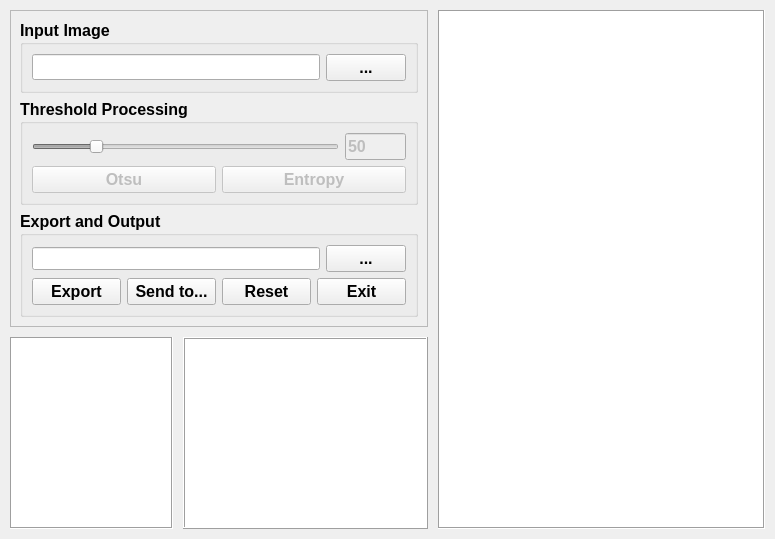
      <widget class="QWidget" name="tab_threshold">
       <attribute name="title">
        <string>Threshold</string>
       </attribute>
       <layout class="QGridLayout" name="tab_threshold_layout" rowstretch="1,1" columnstretch="2,3,4">
        <property name="leftMargin">
         <number>10</number>
        </property>
        <property name="topMargin">
         <number>10</number>
        </property>
        <property name="rightMargin">
         <number>10</number>
        </property>
        <property name="bottomMargin">
         <number>10</number>
        </property>
        <property name="spacing">
         <number>10</number>
        </property>
        <item row="0" column="0" colspan="2">
         <widget class="QFrame" name="frame">
          <property name="frameShape">
           <enum>QFrame::StyledPanel</enum>
          </property>
          <property name="frameShadow">
           <enum>QFrame::Raised</enum>
          </property>
          <layout class="QVBoxLayout" name="verticalLayout_3">
           <item>
            <widget class="QGroupBox" name="groupBox">
             <property name="font">
              <font>
               <pointsize>12</pointsize>
               <weight>75</weight>
               <bold>true</bold>
              </font>
             </property>
             <property name="title">
              <string>Input Image</string>
             </property>
             <layout class="QHBoxLayout" name="horizontalLayout_6">
              <item>
               <layout class="QHBoxLayout" name="horizontalLayout_5">
                <item>
                 <widget class="QLineEdit" name="line_edit_input_path">
                  <property name="font">
                   <font>
                    <pointsize>11</pointsize>
                    <weight>50</weight>
                    <bold>false</bold>
                   </font>
                  </property>
                  <property name="toolTip">
                   <string>Input image path.</string>
                  </property>
                  <property name="toolTipDuration">
                   <number>1000</number>
                  </property>
                  <property name="statusTip">
                   <string>Input image path.</string>
                  </property>
                  <property name="readOnly">
                   <bool>true</bool>
                  </property>
                 </widget>
                </item>
                <item>
                 <widget class="QPushButton" name="pushbutton_input_path_browser">
                  <property name="toolTip">
                   <string>Choose input image path.</string>
                  </property>
                  <property name="toolTipDuration">
                   <number>1000</number>
                  </property>
                  <property name="statusTip">
                   <string>Choose Input image path.</string>
                  </property>
                  <property name="text">
                   <string>...</string>
                  </property>
                 </widget>
                </item>
               </layout>
              </item>
             </layout>
            </widget>
           </item>
           <item>
            <widget class="QGroupBox" name="groupBox_2">
             <property name="font">
              <font>
               <pointsize>12</pointsize>
               <weight>75</weight>
               <bold>true</bold>
              </font>
             </property>
             <property name="title">
              <string>Threshold Processing</string>
             </property>
             <layout class="QVBoxLayout" name="verticalLayout">
              <item>
               <layout class="QHBoxLayout" name="horizontalLayout_4" stretch="5,1">
                <item>
                 <widget class="QSlider" name="slider_threshold">
                  <property name="enabled">
                   <bool>false</bool>
                  </property>
                  <property name="maximum">
                   <number>255</number>
                  </property>
                  <property name="value">
                   <number>50</number>
                  </property>
                  <property name="orientation">
                   <enum>Qt::Horizontal</enum>
                  </property>
                 </widget>
                </item>
                <item>
                 <widget class="QLineEdit" name="line_edit_threshold">
                  <property name="enabled">
                   <bool>false</bool>
                  </property>
                  <property name="text">
                   <string>50</string>
                  </property>
                 </widget>
                </item>
               </layout>
              </item>
              <item>
               <layout class="QHBoxLayout" name="horizontalLayout_3">
                <item>
                 <widget class="QPushButton" name="pushbutton_otsu">
                  <property name="enabled">
                   <bool>false</bool>
                  </property>
                  <property name="text">
                   <string>Otsu</string>
                  </property>
                 </widget>
                </item>
                <item>
                 <widget class="QPushButton" name="pushbutton_entropy">
                  <property name="enabled">
                   <bool>false</bool>
                  </property>
                  <property name="text">
                   <string>Entropy</string>
                  </property>
                 </widget>
                </item>
               </layout>
              </item>
             </layout>
            </widget>
           </item>
           <item>
            <widget class="QGroupBox" name="groupBox_3">
             <property name="font">
              <font>
               <pointsize>12</pointsize>
               <weight>75</weight>
               <bold>true</bold>
              </font>
             </property>
             <property name="title">
              <string>Export and Output</string>
             </property>
             <layout class="QVBoxLayout" name="verticalLayout_2">
              <item>
               <layout class="QHBoxLayout" name="horizontalLayout_2" stretch="0,0">
                <item>
                 <widget class="QLineEdit" name="line_edit_export_path">
                  <property name="font">
                   <font>
                    <pointsize>10</pointsize>
                    <weight>50</weight>
                    <bold>false</bold>
                   </font>
                  </property>
                  <property name="toolTip">
                   <string>Export image path.</string>
                  </property>
                  <property name="toolTipDuration">
                   <number>1000</number>
                  </property>
                  <property name="statusTip">
                   <string>Export image path.</string>
                  </property>
                  <property name="readOnly">
                   <bool>true</bool>
                  </property>
                 </widget>
                </item>
                <item>
                 <widget class="QPushButton" name="pushbutton_export_path_browser">
                  <property name="enabled">
                   <bool>true</bool>
                  </property>
                  <property name="toolTip">
                   <string>Choose export image path.</string>
                  </property>
                  <property name="toolTipDuration">
                   <number>1000</number>
                  </property>
                  <property name="statusTip">
                   <string>Choose export image path.</string>
                  </property>
                  <property name="text">
                   <string>...</string>
                  </property>
                 </widget>
                </item>
               </layout>
              </item>
              <item>
               <layout class="QHBoxLayout" name="horizontalLayout">
                <item>
                 <widget class="QPushButton" name="pushbutton_export">
                  <property name="enabled">
                   <bool>true</bool>
                  </property>
                  <property name="text">
                   <string>Export</string>
                  </property>
                 </widget>
                </item>
                <item>
                 <widget class="QPushButton" name="pushbutton_sendto1">
                  <property name="text">
                   <string>Send to...</string>
                  </property>
                 </widget>
                </item>
                <item>
                 <widget class="QPushButton" name="pushbutton_reset">
                  <property name="text">
                   <string>Reset</string>
                  </property>
                 </widget>
                </item>
                <item>
                 <widget class="QPushButton" name="pushbutton_exit">
                  <property name="text">
                   <string>Exit</string>
                  </property>
                 </widget>
                </item>
               </layout>
              </item>
             </layout>
            </widget>
           </item>
          </layout>
         </widget>
        </item>
        <item row="1" column="0">
         <widget class="QGraphicsView" name="graphics_view_source_image">
          <property name="whatsThis">
           <string>&lt;html&gt;&lt;head/&gt;&lt;body&gt;&lt;p&gt;Source image&lt;/p&gt;&lt;/body&gt;&lt;/html&gt;</string>
          </property>
          <property name="frameShape">
           <enum>QFrame::Box</enum>
          </property>
          <property name="lineWidth">
           <number>1</number>
          </property>
         </widget>
        </item>
        <item row="1" column="1">
         <widget class="QChartView" name="graphics_view_histgram">
          <property name="sizePolicy">
           <sizepolicy hsizetype="Ignored" vsizetype="Ignored">
            <horstretch>0</horstretch>
            <verstretch>0</verstretch>
           </sizepolicy>
          </property>
          <property name="whatsThis">
           <string>&lt;html&gt;&lt;head/&gt;&lt;body&gt;&lt;p&gt;Histgram&lt;/p&gt;&lt;/body&gt;&lt;/html&gt;</string>
          </property>
          <property name="frameShape">
           <enum>QFrame::Box</enum>
          </property>
          <property name="frameShadow">
           <enum>QFrame::Raised</enum>
          </property>
          <property name="backgroundBrush">
           <brush brushstyle="SolidPattern">
            <color alpha="255">
             <red>255</red>
             <green>252</green>
             <blue>255</blue>
            </color>
           </brush>
          </property>
          <property name="foregroundBrush">
           <brush brushstyle="NoBrush">
            <color alpha="255">
             <red>255</red>
             <green>255</green>
             <blue>255</blue>
            </color>
           </brush>
          </property>
         </widget>
        </item>
        <item row="0" column="2" rowspan="2">
         <widget class="QGraphicsView" name="graphics_view_binary_image">
          <property name="whatsThis">
           <string>&lt;html&gt;&lt;head/&gt;&lt;body&gt;&lt;p&gt;Binary image generated by threshold segmentation, Otsu or max-Entropy methods.&lt;/p&gt;&lt;/body&gt;&lt;/html&gt;</string>
          </property>
          <property name="frameShape">
           <enum>QFrame::Box</enum>
          </property>
         </widget>
        </item>
       </layout>
      </widget>
